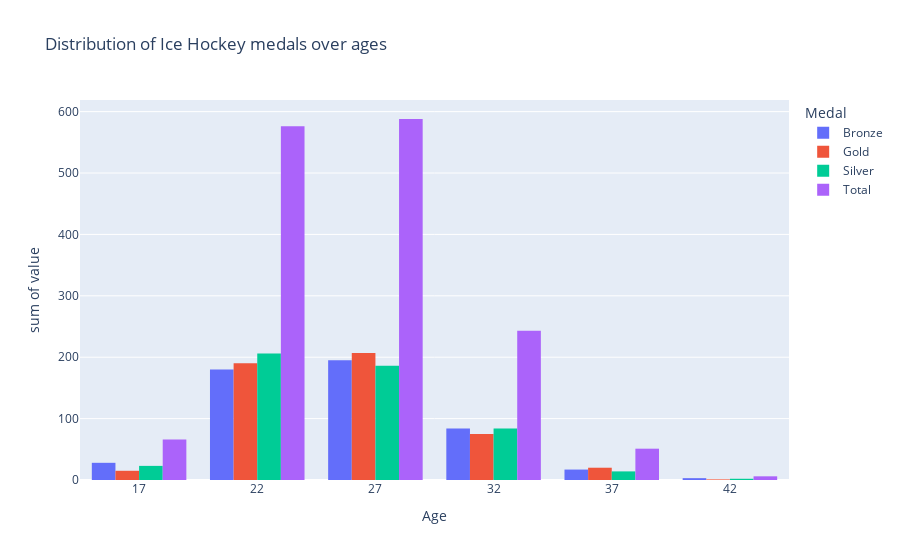
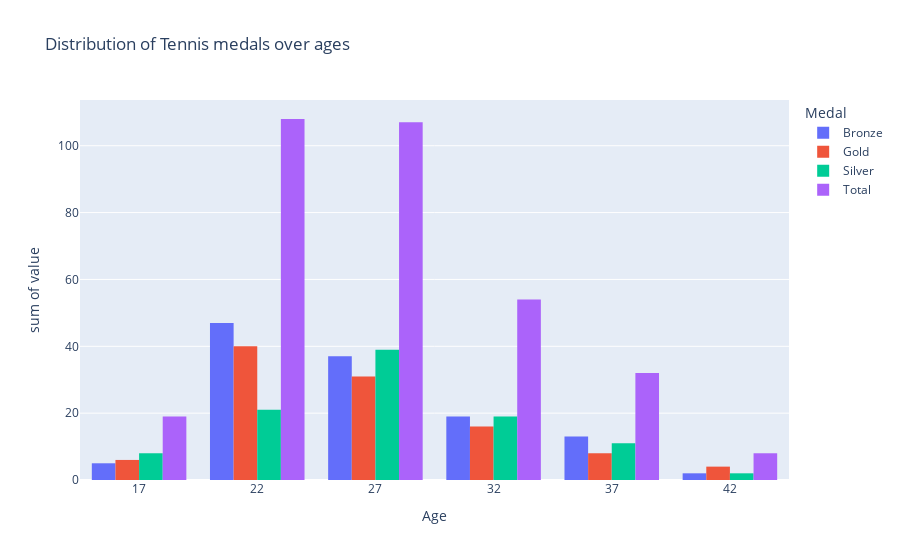
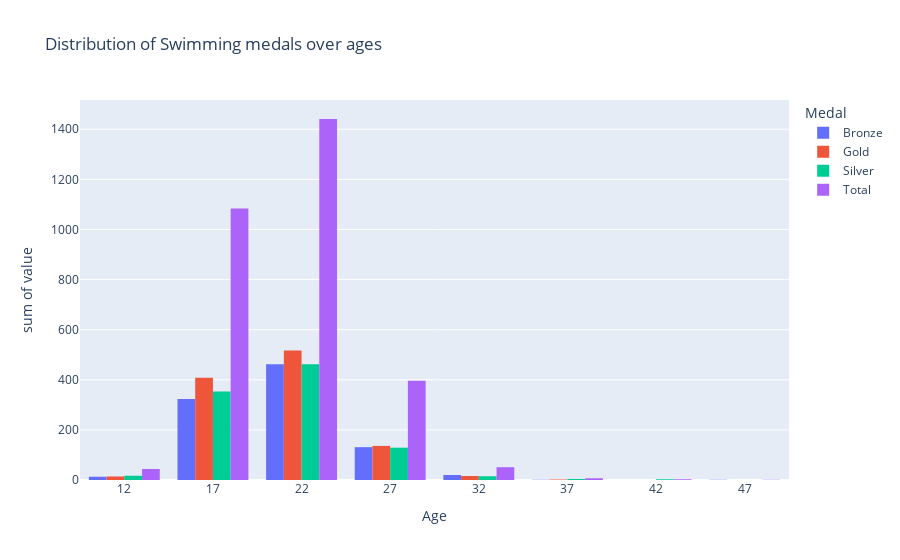

Write notebook code for charts like these, in order.
### Markdown cell above
Distribution over ages

### Code cell
sports = ["Ice Hockey", "Tennis", "Swimming", "Football" ]
for sport in sports:
    df_sport = athlete_regions[athlete_regions["Sport"] == sport]
    print(f"The dataframe has a shape: {df_sport.shape}")

    # use sub_df module to get sub dataframe of choosen arg: "region"
    # select the countries which had medals in history and sort by total medals descending
    medals_sport= af2.count_medals(df_sport, "Age")
    print(f"The ages win medals of {sport} are: {medals_sport.index.unique()}")
    print(f"The most common ages to win medals in Olympics are:")
    print(medals_sport.head(10))

    # plot:

    fig = px.histogram(medals_sport, x=medals_sport.index, y=medals_sport.columns,
             title=f"Distribution of {sport} medals over ages")
    fig.update_layout(barmode='group')
    fig.show()
    fig.write_html(
            f"Visualiseringar/Q2.{sport}_age.html", auto_open=True)

### Figure 1 — Plotly figure (JSON) as saved in the notebook; plotly's stock layout.template omitted (floating-point values rounded to 4 significant figures)
{"data": [{"alignmentgroup": "True", "bingroup": "x", "histfunc": "sum", "hovertemplate": "Medal=Bronze<br>Age=%{x}<br>sum of value=%{y}<extra></extra>", "legendgroup": "Bronze", "marker": {"color": "#636efa", "pattern": {"shape": ""}}, "name": "Bronze", "offsetgroup": "Bronze", "orientation": "v", "showlegend": true, "type": "histogram", "x": [25, 24, 26, 23, 22, 27, 28, 29, 21, 30, 20, 31, 32, 19, 33, 35, 34, 18, 36, 37, 16, 38, 41, 17, 39, 15, 40, 43], "xaxis": "x", "y": [48, 46, 45, 30, 45, 44, 30, 28, 26, 27, 33, 26, 14, 15, 12, 7, 5, 7, 4, 2, 2, 2, 2, 2, 2, 2, 0, 1], "yaxis": "y"}, {"alignmentgroup": "True", "bingroup": "x", "histfunc": "sum", "hovertemplate": "Medal=Gold<br>Age=%{x}<br>sum of value=%{y}<extra></extra>", "legendgroup": "Gold", "marker": {"color": "#EF553B", "pattern": {"shape": ""}}, "name": "Gold", "offsetgroup": "Gold", "orientation": "v", "showlegend": true, "type": "histogram", "x": [25, 24, 26, 23, 22, 27, 28, 29, 21, 30, 20, 31, 32, 19, 33, 35, 34, 18, 36, 37, 16, 38, 41, 17, 39, 15, 40, 43], "xaxis": "x", "y": [59, 49, 50, 52, 41, 38, 30, 30, 28, 21, 20, 22, 10, 9, 12, 11, 10, 6, 5, 1, 0, 3, 0, 0, 0, 0, 1, 0], "yaxis": "y"}, {"alignmentgroup": "True", "bingroup": "x", "histfunc": "sum", "hovertemplate": "Medal=Silver<br>Age=%{x}<br>sum of value=%{y}<extra></extra>", "legendgroup": "Silver", "marker": {"color": "#00cc96", "pattern": {"shape": ""}}, "name": "Silver", "offsetgroup": "Silver", "orientation": "v", "showlegend": true, "type": "histogram", "x": [25, 24, 26, 23, 22, 27, 28, 29, 21, 30, 20, 31, 32, 19, 33, 35, 34, 18, 36, 37, 16, 38, 41, 17, 39, 15, 40, 43], "xaxis": "x", "y": [50, 50, 46, 59, 46, 36, 27, 27, 31, 26, 20, 24, 19, 15, 11, 6, 4, 3, 3, 4, 4, 0, 1, 1, 1, 0, 1, 0], "yaxis": "y"}, {"alignmentgroup": "True", "bingroup": "x", "histfunc": "sum", "hovertemplate": "Medal=Total<br>Age=%{x}<br>sum of value=%{y}<extra></extra>", "legendgroup": "Total", "marker": {"color": "#ab63fa", "pattern": {"shape": ""}}, "name": "Total", "offsetgroup": "Total", "orientation": "v", "showlegend": true, "type": "histogram", "x": [25, 24, 26, 23, 22, 27, 28, 29, 21, 30, 20, 31, 32, 19, 33, 35, 34, 18, 36, 37, 16, 38, 41, 17, 39, 15, 40, 43], "xaxis": "x", "y": [157, 145, 141, 141, 132, 118, 87, 85, 85, 74, 73, 72, 43, 39, 35, 24, 19, 16, 12, 7, 6, 5, 3, 3, 3, 2, 2, 1], "yaxis": "y"}], "layout": {"barmode": "group", "legend": {"title": {"text": "Medal"}, "tracegroupgap": 0}, "title": {"text": "Distribution of Ice Hockey medals over ages"}, "xaxis": {"anchor": "y", "domain": [0, 1], "title": {"text": "Age"}}, "yaxis": {"anchor": "x", "domain": [0, 1], "title": {"text": "sum of value"}}}}

### Figure 2 — Plotly figure (JSON) as saved in the notebook; plotly's stock layout.template omitted (floating-point values rounded to 4 significant figures)
{"data": [{"alignmentgroup": "True", "bingroup": "x", "histfunc": "sum", "hovertemplate": "Medal=Bronze<br>Age=%{x}<br>sum of value=%{y}<extra></extra>", "legendgroup": "Bronze", "marker": {"color": "#636efa", "pattern": {"shape": ""}}, "name": "Bronze", "offsetgroup": "Bronze", "orientation": "v", "showlegend": true, "type": "histogram", "x": [23, 26, 24, 25, 27, 20, 28, 30, 22, 29, 21, 37, 31, 34, 19, 33, 35, 32, 18, 39, 36, 40, 17, 38, 42, 16, 41, 44], "xaxis": "x", "y": [11, 11, 11, 10, 7, 11, 6, 8, 8, 3, 6, 4, 5, 3, 3, 1, 4, 2, 1, 2, 1, 2, 1, 2, 0, 0, 0, 0], "yaxis": "y"}, {"alignmentgroup": "True", "bingroup": "x", "histfunc": "sum", "hovertemplate": "Medal=Gold<br>Age=%{x}<br>sum of value=%{y}<extra></extra>", "legendgroup": "Gold", "marker": {"color": "#EF553B", "pattern": {"shape": ""}}, "name": "Gold", "offsetgroup": "Gold", "orientation": "v", "showlegend": true, "type": "histogram", "x": [23, 26, 24, 25, 27, 20, 28, 30, 22, 29, 21, 37, 31, 34, 19, 33, 35, 32, 18, 39, 36, 40, 17, 38, 42, 16, 41, 44], "xaxis": "x", "y": [10, 9, 12, 6, 4, 7, 5, 5, 5, 7, 6, 5, 2, 4, 2, 3, 2, 2, 3, 1, 0, 2, 0, 0, 1, 1, 0, 1], "yaxis": "y"}, {"alignmentgroup": "True", "bingroup": "x", "histfunc": "sum", "hovertemplate": "Medal=Silver<br>Age=%{x}<br>sum of value=%{y}<extra></extra>", "legendgroup": "Silver", "marker": {"color": "#00cc96", "pattern": {"shape": ""}}, "name": "Silver", "offsetgroup": "Silver", "orientation": "v", "showlegend": true, "type": "histogram", "x": [23, 26, 24, 25, 27, 20, 28, 30, 22, 29, 21, 37, 31, 34, 19, 33, 35, 32, 18, 39, 36, 40, 17, 38, 42, 16, 41, 44], "xaxis": "x", "y": [7, 7, 2, 7, 11, 4, 10, 6, 6, 4, 2, 2, 4, 3, 3, 3, 1, 3, 3, 3, 4, 1, 2, 1, 0, 0, 1, 0], "yaxis": "y"}, {"alignmentgroup": "True", "bingroup": "x", "histfunc": "sum", "hovertemplate": "Medal=Total<br>Age=%{x}<br>sum of value=%{y}<extra></extra>", "legendgroup": "Total", "marker": {"color": "#ab63fa", "pattern": {"shape": ""}}, "name": "Total", "offsetgroup": "Total", "orientation": "v", "showlegend": true, "type": "histogram", "x": [23, 26, 24, 25, 27, 20, 28, 30, 22, 29, 21, 37, 31, 34, 19, 33, 35, 32, 18, 39, 36, 40, 17, 38, 42, 16, 41, 44], "xaxis": "x", "y": [28, 27, 25, 23, 22, 22, 21, 19, 19, 14, 14, 11, 11, 10, 8, 7, 7, 7, 7, 6, 5, 5, 3, 3, 1, 1, 1, 1], "yaxis": "y"}], "layout": {"barmode": "group", "legend": {"title": {"text": "Medal"}, "tracegroupgap": 0}, "title": {"text": "Distribution of Tennis medals over ages"}, "xaxis": {"anchor": "y", "domain": [0, 1], "title": {"text": "Age"}}, "yaxis": {"anchor": "x", "domain": [0, 1], "title": {"text": "sum of value"}}}}

### Figure 3 — Plotly figure (JSON) as saved in the notebook; plotly's stock layout.template omitted (floating-point values rounded to 4 significant figures)
{"data": [{"alignmentgroup": "True", "bingroup": "x", "histfunc": "sum", "hovertemplate": "Medal=Bronze<br>Age=%{x}<br>sum of value=%{y}<extra></extra>", "legendgroup": "Bronze", "marker": {"color": "#636efa", "pattern": {"shape": ""}}, "name": "Bronze", "offsetgroup": "Bronze", "orientation": "v", "showlegend": true, "type": "histogram", "x": [21, 22, 20, 19, 18, 23, 17, 24, 16, 25, 27, 15, 26, 28, 14, 29, 30, 32, 33, 31, 13, 41, 34, 35, 36, 12, 37, 46], "xaxis": "x", "y": [129, 110, 99, 90, 95, 74, 69, 50, 52, 56, 28, 17, 22, 14, 10, 11, 10, 3, 5, 0, 2, 0, 2, 1, 0, 1, 0, 1], "yaxis": "y"}, {"alignmentgroup": "True", "bingroup": "x", "histfunc": "sum", "hovertemplate": "Medal=Gold<br>Age=%{x}<br>sum of value=%{y}<extra></extra>", "legendgroup": "Gold", "marker": {"color": "#EF553B", "pattern": {"shape": ""}}, "name": "Gold", "offsetgroup": "Gold", "orientation": "v", "showlegend": true, "type": "histogram", "x": [21, 22, 20, 19, 18, 23, 17, 24, 16, 25, 27, 15, 26, 28, 14, 29, 30, 32, 33, 31, 13, 41, 34, 35, 36, 12, 37, 46], "xaxis": "x", "y": [151, 110, 108, 115, 105, 91, 93, 57, 56, 43, 44, 39, 23, 17, 13, 9, 6, 3, 2, 5, 1, 0, 0, 2, 0, 0, 0, 0], "yaxis": "y"}, {"alignmentgroup": "True", "bingroup": "x", "histfunc": "sum", "hovertemplate": "Medal=Silver<br>Age=%{x}<br>sum of value=%{y}<extra></extra>", "legendgroup": "Silver", "marker": {"color": "#00cc96", "pattern": {"shape": ""}}, "name": "Silver", "offsetgroup": "Silver", "orientation": "v", "showlegend": true, "type": "histogram", "x": [21, 22, 20, 19, 18, 23, 17, 24, 16, 25, 27, 15, 26, 28, 14, 29, 30, 32, 33, 31, 13, 41, 34, 35, 36, 12, 37, 46], "xaxis": "x", "y": [113, 104, 105, 104, 93, 82, 74, 58, 49, 38, 28, 33, 34, 22, 13, 7, 5, 4, 2, 3, 4, 3, 1, 0, 3, 0, 1, 0], "yaxis": "y"}, {"alignmentgroup": "True", "bingroup": "x", "histfunc": "sum", "hovertemplate": "Medal=Total<br>Age=%{x}<br>sum of value=%{y}<extra></extra>", "legendgroup": "Total", "marker": {"color": "#ab63fa", "pattern": {"shape": ""}}, "name": "Total", "offsetgroup": "Total", "orientation": "v", "showlegend": true, "type": "histogram", "x": [21, 22, 20, 19, 18, 23, 17, 24, 16, 25, 27, 15, 26, 28, 14, 29, 30, 32, 33, 31, 13, 41, 34, 35, 36, 12, 37, 46], "xaxis": "x", "y": [393, 324, 312, 309, 293, 247, 236, 165, 157, 137, 100, 89, 79, 53, 36, 27, 21, 10, 9, 8, 7, 3, 3, 3, 3, 1, 1, 1], "yaxis": "y"}], "layout": {"barmode": "group", "legend": {"title": {"text": "Medal"}, "tracegroupgap": 0}, "title": {"text": "Distribution of Swimming medals over ages"}, "xaxis": {"anchor": "y", "domain": [0, 1], "title": {"text": "Age"}}, "yaxis": {"anchor": "x", "domain": [0, 1], "title": {"text": "sum of value"}}}}
